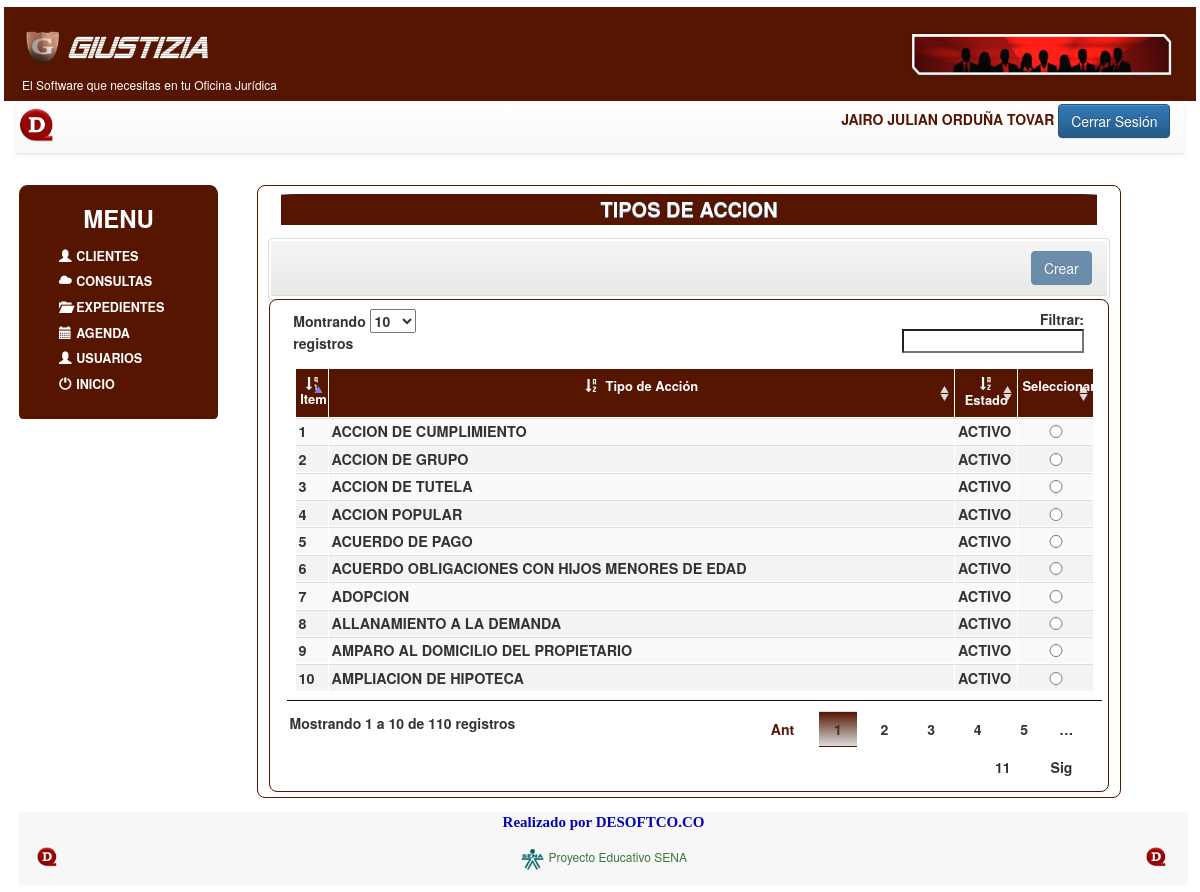
The page /vistas/frm_ListaTipoaccion.php (signed in) on the database its author committed.
### tables this page shows
CREATE TABLE `tbl_tipoaccion` (
  `tipAcc_Id` int(11) NOT NULL,
  `tipAcc_TipoAccion` varchar(100) NOT NULL,
  `TipAcc_Estado` int(11) NOT NULL
);

CREATE TABLE `tbl_estados` (
  `estado_Id` int(11) NOT NULL,
  `estado_Estado` varchar(10) NOT NULL
);

### model/usuariosModel.php (called while the page is built, shortened)
<?php
	class usuariosModel
	{
		function getTipoAccionRelacion($conexion)
		{
			$html = array();
			$qryproceso="SELECT A.tipAcc_Id, A.tipAcc_TipoAccion, A.TipAcc_Estado, B.estado_Estado FROM tbl_tipoaccion A, tbl_estados B WHERE (A.TipAcc_Estado = B.estado_Id)";
			$qry = $conexion->query($qryproceso);
			while ($cursor = $qry->fetch_assoc())
			{
				array_push($html,$cursor);
			}
			return $html;
		}
	}
?>

### vistas/frm_ListaTipoaccion.php (the view, shortened to what this page needs)
<?php
	$tipousuario=$_SESSION['s_tipusu'];
	include('nav.php');
	include('menu.php');
	include_once('../model/usuariosModel.php');
	$obj_model = new usuariosModel();
	$data = $obj_model -> getTipoAccionRelacion($conexion);
?>
	<article class="col-xs-12  col-sm-8 col-md-9 col-lg-9">
		<div class="ibody1 col-xs-12  col-sm-12 col-md-12 col-lg-12">
			<div  align='center' class="jumbotron">
			<h8 align='center'><b>TIPOS DE ACCION</b></h8>
			</div>
			<div >
				<form name="flk_TipoAcciones" id="flk_TipoAcciones" method="POST" action="flk_Tipoaccion.php">
					<div class="row">
						<div class="table-responsive">
						<div class="panel panel-default">
								<div class="panel-heading" align="right">
									<?php
										if ($tipousuario=='1'){
											echo '<input type="button" class="btn btn-primary" data-toggle="modal" data-target="#msg_crear" value="Crear" id="btn_creartipoaccion" >';
											echo ' ';
											echo '<input type="submit" class="btn btn-primary" value="Editar" id="btn_Editar">';
										}
										else{
										     echo '<input type="button" class="btn btn-primary" value="Crear" disabled="disabled" >';
										    } ?>
								</div>
							<div class="ibody1 col-xs-12  col-sm-12 col-md-6 col-lg-6">
							<table id="tbl_Acciones" class="table table-striped">
								<thead>
									<td align="center"><span class="glyphicon glyphicon-sort-by-order-alt"></span><b> Item</b></td>
									<td align="center"><span class="glyphicon glyphicon-sort-by-alphabet"></span><b> Tipo de Acción</b></d>
									<td align="center"><span class="glyphicon glyphicon-sort-by-alphabet"></span><b> Estado</b></d>
									<td align="center"><b> Seleccionar</b></d>
								</thead>
								<tbody class="tablacontenido" align='center'>
							            <?php
											foreach ($data as $tipoacciones)
											{
												print "<tr>";
												if($tipoacciones["estado_Estado"]=='ACTIVO'){
												print "<th align='center'> ".$tipoacciones['tipAcc_Id']."</th>";
												print "<th>".$tipoacciones["tipAcc_TipoAccion"]."</th>";
												print "<th>".$tipoacciones["estado_Estado"]."</th>";
												echo '<td align="center">';
												echo '<input type="radio" name="tipoaccion" id="tipoaccion" value="'.$tipoacciones['tipAcc_Id'].'" required>';
										        echo "</td>";
												}
												print "</tr>";
											}
										?>
								</tbody>
							</table>
							</div>
					</div>
				</form>
			</div>
		</div>
	</article>
	</section>
	</div>
<?php
		include('footer.php');
 ?>

### css/miestilo.css (style rules this page uses)
* { margin: 0.3%; padding: 0%; }
article { margin-right: 1%; margin-left: 1%; }
table { border: 1% solid #000549; border-radius: 1% 4% 0% 0%; margin: auto; padding: 1%; -webkit- border-radius: 1% 4% 0% 0%; -moz-border-radius: 1% 4% 0% 0%; }
table thead { background:#551500; color:#fff; }
table tr { font-size: 90%; }
table td { font-size: 90%; }
table td input { border: none; width: 60%; text-align: center; vertical-align: center; }
.ibody1 { background-color: #fff; border: 1px solid #551500; border-radius: 8px; width: 100%; margin: auto; -webkit-border-radius: 8px; -moz-border-radius: 8px; }
.jumbotron { background-color: #551500; border-radius: 3% 3% 0% 0%; margin:1% 1% 1% 1%; padding: 0.1%; -webkit- border-radius: 3% 3% 0% 0%; -moz-border-radius: 3% 3% 0% 0%; }
.jumbotron h8 { color: #fff; font-size: 20px; text-align: center; text-shadow: 0px 1px #77a5c7; }

### rows shown on the page
tbl_tipoaccion: tipAcc_Id "1", tipAcc_TipoAccion "ACCION DE CUMPLIMIENTO", tbl_estados.estado_Estado "ACTIVO"
tbl_tipoaccion: tipAcc_Id "2", tipAcc_TipoAccion "ACCION DE GRUPO", tbl_estados.estado_Estado "ACTIVO"
tbl_tipoaccion: tipAcc_Id "3", tipAcc_TipoAccion "ACCION DE TUTELA", tbl_estados.estado_Estado "ACTIVO"
tbl_tipoaccion: tipAcc_Id "4", tipAcc_TipoAccion "ACCION POPULAR", tbl_estados.estado_Estado "ACTIVO"
tbl_tipoaccion: tipAcc_Id "5", tipAcc_TipoAccion "ACUERDO DE PAGO", tbl_estados.estado_Estado "ACTIVO"
tbl_tipoaccion: tipAcc_Id "6", tipAcc_TipoAccion "ACUERDO OBLIGACIONES CON HIJOS MENORES DE EDAD", tbl_estados.estado_Estado "ACTIVO"
tbl_tipoaccion: tipAcc_Id "7", tipAcc_TipoAccion "ADOPCION", tbl_estados.estado_Estado "ACTIVO"
tbl_tipoaccion: tipAcc_Id "8", tipAcc_TipoAccion "ALLANAMIENTO A LA DEMANDA", tbl_estados.estado_Estado "ACTIVO"
tbl_tipoaccion: tipAcc_Id "9", tipAcc_TipoAccion "AMPARO AL DOMICILIO DEL PROPIETARIO", tbl_estados.estado_Estado "ACTIVO"
tbl_tipoaccion: tipAcc_Id "10", tipAcc_TipoAccion "AMPLIACION DE HIPOTECA", tbl_estados.estado_Estado "ACTIVO"

### other values the page prints
$_SESSION['s_nombre'] "JAIRO JULIAN"
$_SESSION['s_apellido'] "ORDUÑA TOVAR"
